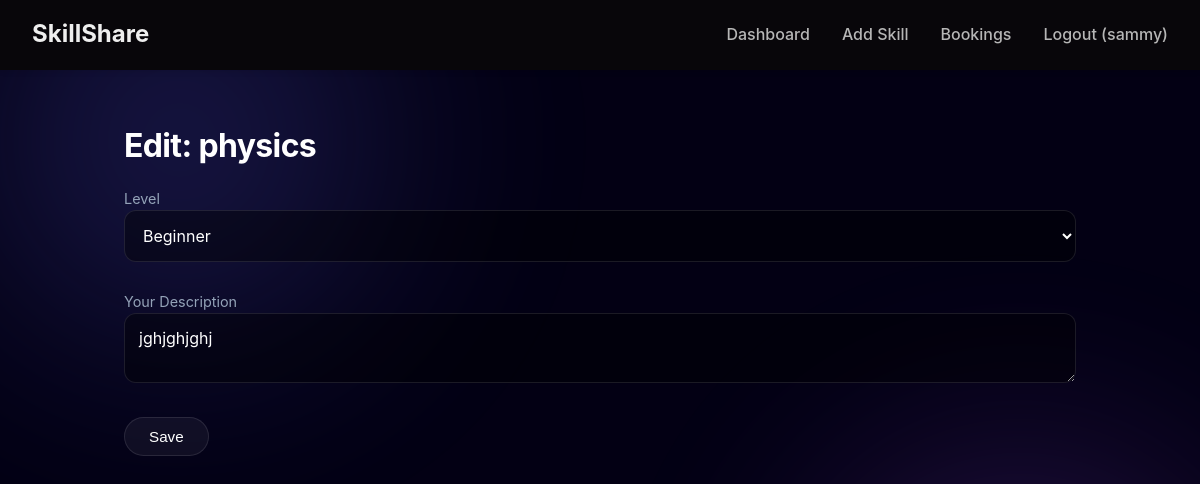
The app's page /skill_edit.php?user_skill_id=31 (signed in) with its own data.
### tables this page shows
CREATE TABLE `user_skills` (
  `user_skill_id` int(11) NOT NULL,
  `user_id` int(11) NOT NULL,
  `skill_id` int(11) NOT NULL,
  `level` enum('Beginner','Intermediate','Advanced') NOT NULL,
  `skill_description` text NOT NULL,
  `created_at` timestamp NOT NULL DEFAULT current_timestamp()
);

CREATE TABLE `skills` (
  `skill_id` int(5) NOT NULL,
  `skill_name` varchar(100) NOT NULL,
  `description` text DEFAULT NULL
);

### functions.php (called while the page is built, shortened)
<?php
function e($str)
{
    return htmlspecialchars($str ?? '', ENT_QUOTES, 'UTF-8');
}

### skill_edit.php (the view, shortened to what this page needs)
<?php
require_once __DIR__ . '/functions.php';
$user_skill_id = isset($_GET['user_skill_id']) ? (int)$_GET['user_skill_id'] : 0;
$sql = "SELECT us.user_skill_id, us.user_id, us.level, us.skill_description, s.skill_name
        FROM user_skills us, skills s
        WHERE us.skill_id = s.skill_id AND us.user_skill_id = ? LIMIT 1";
$stmt = $mysqli->prepare($sql);
$stmt->bind_param('i', $user_skill_id);
$stmt->execute();
$record = $stmt->get_result()->fetch_assoc();
?>
<!doctype html>
<html>
<head>
  <link rel="stylesheet" href="assets/css/style.css">
  <link rel="stylesheet" href="assets/js/script.js">
</head>
<body>
  <?php include 'templates/header.php'; ?>
  <div class="container">
    <h2>Edit: <?= e($record['skill_name']) ?></h2>
    <form method="post">
      <label>Level
        <select name="level">
          <option <?= $record['level'] == 'Beginner' ? 'selected' : '' ?>>Beginner</option>
        </select>
      </label>
      <label>Your Description
        <textarea name="skill_description"><?= htmlspecialchars($record['skill_description']) ?></textarea>
      </label>
      <button class="btn">Save</button>
    </form>
  </div>
</body>
</html>

### assets/css/style.css (style rules this page uses)
:root { --bg-deep: #030014; --text-main: #ffffff; --text-muted: #94a3b8; --primary: #8b5cf6; --accent-glow: linear-gradient(135deg, #6366f1 0%, #a855f7 100%); --glass-surface: linear-gradient(180deg, rgba(255, 255, 255, 0.07) 0%, rgba(255, 255, 255, 0.03) 100%); --glass-border: 1px solid rgba(255, 255, 255, 0.08); --glass-shadow: 0 4px 30px rgba(0, 0, 0, 0.3); --backdrop: blur(16px); --s-success: #10b981; --s-warn: #f59e0b; --s-danger: #ef4444; --s-neutral: #64748b; --radius-card: 24px; --radius-btn: 50px; --ease-elastic: cubic-bezier(0.34, 1.56, 0.64, 1); }
* { box-sizing: border-box; }
body { font-family: "Inter", -apple-system, sans-serif; background-color: var(--bg-deep); color: var(--text-main); margin: 0; padding-top: 80px; min-height: 100vh; overflow-x: hidden; position: relative; line-height: 1.6; }
body::before, body::after { content: ""; position: fixed; width: 50vw; height: 50vw; border-radius: 50%; filter: blur(100px); z-index: -1; opacity: 0.3; animation: floatBlobs 20s infinite alternate; }
body::before { background: radial-gradient(#6366f1, transparent 70%); top: -20%; left: -10%; }
body::after { background: radial-gradient(#a855f7, transparent 70%); bottom: -20%; right: -10%; animation-delay: -10s; }
.container { max-width: 1000px; margin: 0 auto; padding: 40px 24px; }
h2, h3 { margin-top: 0; font-weight: 700; letter-spacing: -0.02em; }
h2 { font-size: 2rem; margin-bottom: 0.5em; }
.btn { display: inline-flex; align-items: center; justify-content: center; padding: 10px 24px; border-radius: var(--radius-btn); background: rgba(255, 255, 255, 0.05); border: 1px solid rgba(255, 255, 255, 0.1); color: var(--text-main); text-decoration: none; font-weight: 500; font-size: 0.95rem; cursor: pointer; transition: all 0.5s ease; }
label { display: block; margin-bottom: 8px; font-size: 0.9rem; color: var(--text-muted); }
input, select, textarea { width: 100%; background: rgba(0, 0, 0, 0.4); border: 1px solid rgba(255, 255, 255, 0.1); color: white; padding: 14px; border-radius: 12px; font-size: 1rem; font-family: inherit; margin-bottom: 20px; outline: none; transition: 0.2s ease; }

### records on screen
user_skills: skill.skill_name "physics", level "Beginner", skill_description "jghjghjghj"

### other values on screen
$_SESSION['first_name'] "sammy"
